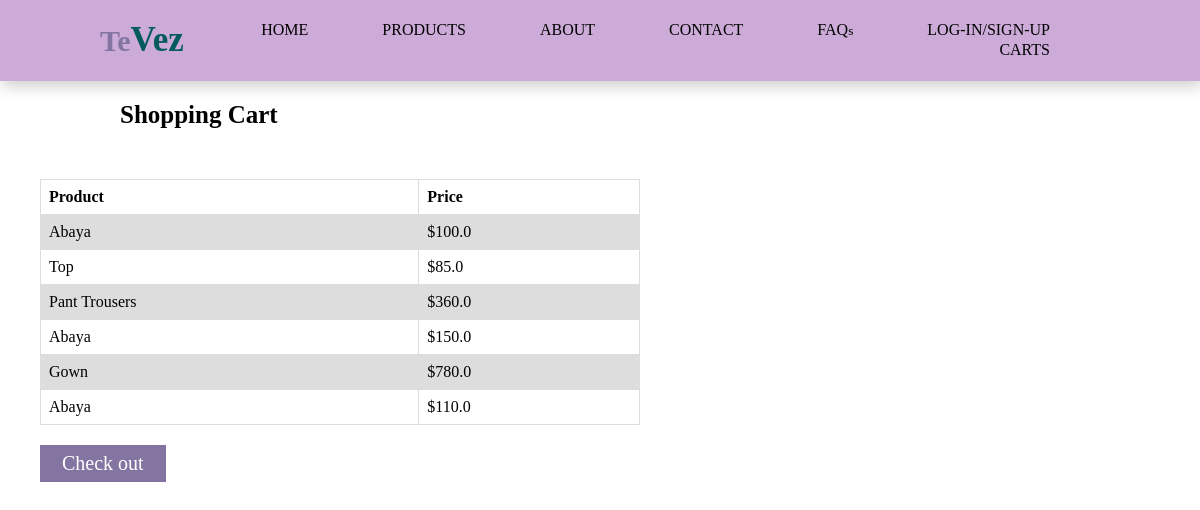
/store/cart (signed in), run on the app's committed database.
### store/models.py (models this page shows, shortened)
class Cart(models.Model):
    user = models.ForeignKey(User, on_delete=models.CASCADE)
    product = models.ForeignKey(Product,on_delete=models.CASCADE)

class Product(models.Model):
    picture= models.FileField()
    title= models.CharField(max_length=100)
    price= models.FloatField()
    category= models.ForeignKey(Category, on_delete= models.CASCADE)

### store/views.py (the view)
# urls.py: path("cart", views.cart, name="cart"),
def cart(request):
    try:
        user = User.objects.get(id=request.user.id)
        user_cart = Cart.objects.filter(user=user)
        return render(request, "store/carts.html", {'user_cart':user_cart})
    except User.DoesNotExist:
        return redirect("login_view")

### store/templates/store/carts.html (shortened to what this page needs)
{% extends './base.html' %}
{% load static %}
{% block content %}
    <div class="about-us">
        <h5>Shopping Cart</h5>
    </div>
    <table>
        <tr>
          <th>Product</th>
          <th>Price</th>
        </tr>
        {% for cart in user_cart %}
        <tr>
            <td>{{cart.product.title}}</td>
            <td>${{cart.product.price}}</td>
          </tr>
        {% endfor %}
      </table>
      <a class="button" href="{% url 'checkout' %}"><button>Check out</button></a>
{% endblock %}

### store/static/store/project.css (style rules this page uses)
* { margin: 0; padding: 0; box-sizing: border-box; font-family: 'Times New Roman', Times, serif; }
body { width: 100%; }
.about-us { width: 80%; margin: auto; padding-top: 20px; padding-bottom: 50px; }
h5 { font-size: 25px; color: black; }

### store/templates/store/carts.html (style rules this page uses)
table { font-family: arial, sans-serif; border-collapse: collapse; width: 50%; margin-left: 40px; }
td, th { border: 1px solid #dddddd; text-align: left; padding: 8px; }
tr:nth-child(even) { background-color: #dddddd; }
button { border: 2px solid #8474A1; background: #8474A1; color: #fff; text-decoration: none; padding: 5px 20px; display: inline-block; font-size: 20px; position: relative; cursor: pointer; margin-top: 20px; margin-left: 40px; }

### data on the page
Cart: product "Abaya", product.price "100.0"
Cart: product "Top", product.price "85.0"
Cart: product "Pant Trousers", product.price "360.0"
Cart: product "Abaya", product.price "150.0"
Cart: product "Gown", product.price "780.0"
Cart: product "Abaya", product.price "110.0"
